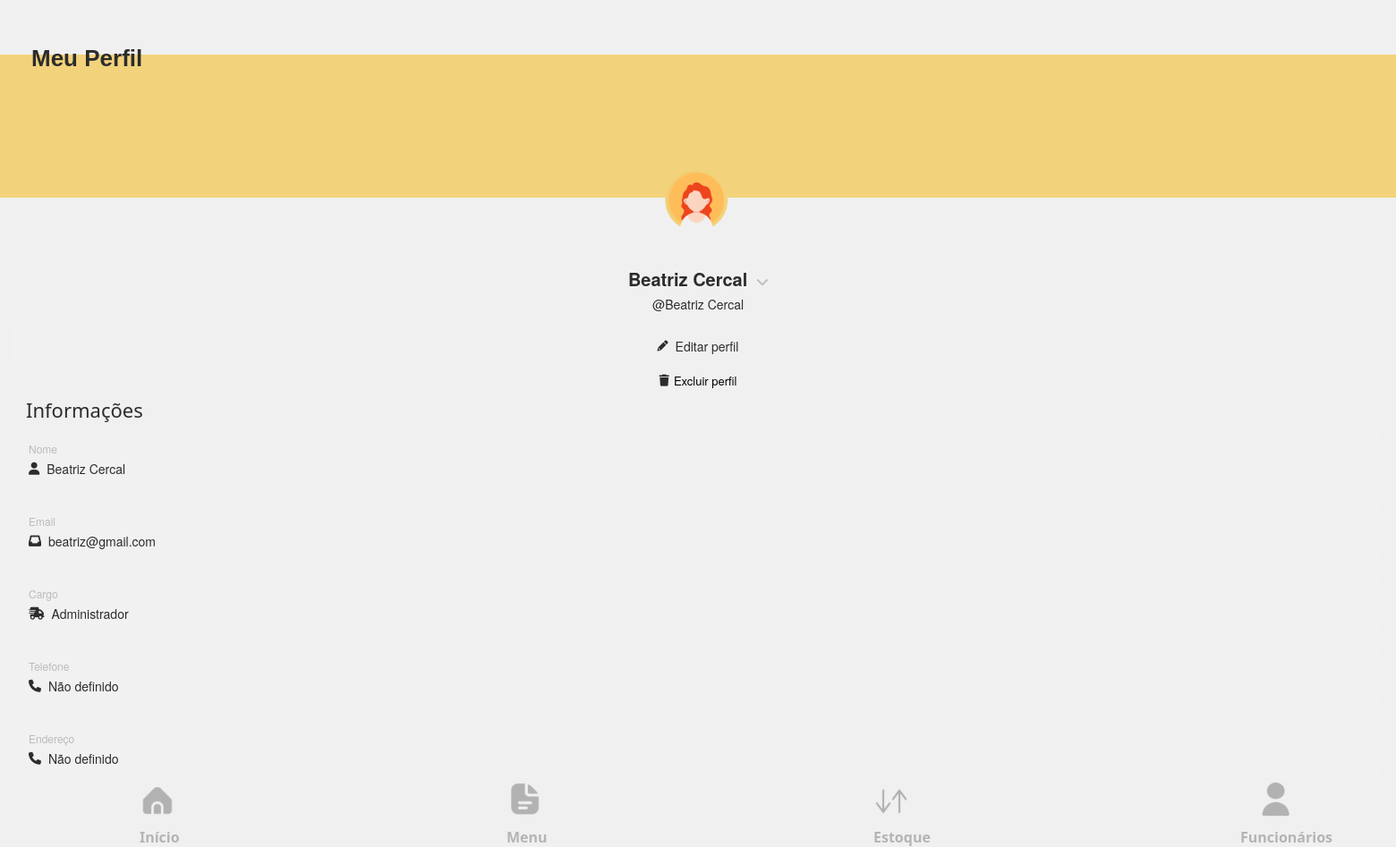
/public/meu_perfil_beta.php (signed in), run on the app's committed database.
### tables this page shows
CREATE TABLE IF NOT EXISTS `usuarios` (
    `idusuarios` INT PRIMARY KEY NOT NULL AUTO_INCREMENT,
    `nome_usuarios` VARCHAR(87) NOT NULL,
    `email_usuarios` VARCHAR(87) NOT NULL UNIQUE,
    `senha_usuarios` VARCHAR(87) NOT NULL,
    `cpf_usuarios` CHAR(11) NOT NULL,
    `perfil` ENUM('Gestor', 'Usuario', 'Administrador') NOT NULL DEFAULT 'usuario',
    `foto_usuarios` VARCHAR(255) DEFAULT NULL,
    telefone_usuario VARCHAR(20) NULL,
	endereco_usuario VARCHAR(255) NULL
);

### public/meu_perfil_beta.php (the view, shortened to what this page needs)
<?php
require_once(__DIR__ . '/../db/conn.php');
$email = $_SESSION["email_usuarios"];
$stmt = $conn->prepare("SELECT nome_usuarios, foto_usuarios, telefone_usuario, endereco_usuario, perfil
                        FROM usuarios
                        WHERE email_usuarios = ?");
$stmt->bind_param("s", $email);
$stmt->execute();
$resultado = $stmt->get_result();
$dados = $resultado->fetch_assoc();
$nome_usuarios    = $dados["nome_usuarios"] ?? "Usuário";
$foto_usuarios    = $dados["foto_usuarios"] ?? "";
$telefone_usuario = $dados["telefone_usuario"] ?? "Não definido";
$endereco_usuario = $dados["endereco_usuario"] ?? "Não definido";
$perfil           = $dados["perfil"] ?? "Não definido";
?>
<!DOCTYPE html>
<html lang="pt-BR">
<head>
    <link rel="stylesheet" href="https://cdnjs.cloudflare.com/ajax/libs/font-awesome/6.0.0-beta3/css/all.min.css">
    <link rel="stylesheet" href="../style/meu_perfil_beta.css">
</head>
<body>
    <a href="./dashboard.html" style=" text-decoration: none;">
        <h1 id="title">Meu Perfil</h1>
    </a>
    <div class="profile-container">
        <div class="banner"></div>
        <div class="profile-picture-container">
            <div class="profile-picture">
                <?php if (!empty($foto_usuarios)): ?>
                    <img src="<?php echo htmlspecialchars('./uploads/' . $foto_usuarios); ?>" alt="Profile Picture" id="profile-photo">
                <?php else: ?>
                    <img src="../src/assets/images/profile-login.png" alt="Profile Picture" id="profile-photo">
                <?php endif; ?>
            </div>
        </div>
        <div class="user-info">
            <div class="username">
                <h2><?php echo $nome_usuarios ?> <i class="fas fa-chevron-down"></i></h2>
            </div>
            <div class="nickname">
                <p>@<?php echo $nome_usuarios ?></p>
            </div>
        </div>
        <button class="edit-profile" type="submit" onclick="mudarFoto()" style="cursor: pointer;">
            <i class="fas fa-pencil-alt"></i> <a href="editar_meu_perfil_beta.php" style="text-decoration: none;"">Editar perfil</a>
            <form action=" excluir_dados_perfil.php" method="post"
                onsubmit="return confirm('Tem certeza que deseja excluir sua conta? Esta ação não pode ser desfeita?');"
                style="text-align:center; margin-top:10px;">
                <button type="submit"
                    style="background-color:#f0f0f0; color:black; border:none; padding:8px 12px;
                   border-radius:5px; cursor:pointer; font-size:13px; display:flex;
                   align-items:center; justify-content:center; gap:5px;">
                    <i class="fas fa-trash"></i> Excluir perfil
                </button>
                </form>
        </button>
        <div class="info">
            <p>Informações</p>
        </div>
        <div class="info-section">
            <div class="section-title">Nome</div>
            <div class="section-content">
                <i class="fa-solid fa-user"></i> <?php echo $nome_usuarios ?>
            </div>
        </div>
        <div class="info-section">
            <div class="section-title">Email</div>
            <div class="section-content">
                <i class="fa-solid fa-inbox"></i> <?php echo $email ?>
            </div>
        </div>
        <div class="info-section">
            <div class="section-title">Cargo</div>
            <div class="section-content">
                <i class="fa-solid fa-truck-fast"></i> <?php echo $perfil ?>
            </div>
        </div>
        <div class="info-section">
            <div class="section-title">Telefone</div>
            <div class="section-content">
                <i class="fa-solid fa-phone"></i> <?php echo $telefone_usuario ?>
            </div>
        </div>
        <div class="info-section">
            <div class="section-title">Endereço</div>
            <div class="section-content">
                <i class="fa-solid fa-phone"></i> <?php echo $endereco_usuario ?>
            </div>
        </div>
    </div>
    <div class="container-menu-bar" style="position: relative; bottom: 69px;">
        <div class="sections-menu-bar" id="press-effect">
            <img src="../src/assets/images/inicio-bar.png" alt="">
            <div id="incio">
                <a href="../public/pagina_inicial.php"><span>Início</span></a>
            </div>
        </div>
        <div class="sections-menu-bar" id="press-effect">
            <img src="../src/assets/images/menu-bar.png" alt="">
            <a href="../public/documentacoes.html"><span>Menu</span></a>
        </div>
        <div class="sections-menu-bar" id="press-effect">
            <img src="../src/assets/images/estoque-bar.png" alt="">
            <a href="../public/relatorios_e_analises.html"><span>Estoque</span></a>
        </div>
        <div class="sections-menu-bar" id="press-effect">
            <div id="funcionarios"><img src="../src/assets/images/funcionarios-bar.png" alt=""></div>
            <a href="../public/funcionarios.php"><span>Funcionários</span></a>
        </div>
    </div>
</body>
</html>

### style/meu_perfil_beta.css (style rules this page uses)
* { margin: 0; padding: 0; box-sizing: border-box; font-family: 'Helvetica Neue', Helvetica, Arial, sans-serif; color: #2C2C2C; }
body { background-color: #F0F0F0; height: 100vh; display: flex; flex-direction: column; overflow: hidden; }
.info p { font-family: system-ui, -apple-system, BlinkMacSystemFont, 'Segoe UI', Roboto, Oxygen, Ubuntu, Cantarell, 'Open Sans', 'Helvetica Neue', sans-serif; margin-left: 29px; font-size: 22px; }
.profile-container { flex: 1; display: flex; flex-direction: column; max-width: 100%; position: relative; padding-bottom: 60px; }
.banner { height: 20vh; background-color: rgb(242, 211, 124); background-size: cover; background-position: center; position: relative; }
.profile-picture-container { padding: 0 16px; margin-top: -50px; position: relative; justify-items: center; }
.profile-picture { position: relative; width: 100px; height: 100px; }
.profile-picture img { width: 100%; height: 100%; border-radius: 50%; color: #2c2c2c; object-fit: cover; }
.user-info { padding: 16px; margin-top: 10px; justify-items: center; }
.username { display: flex; align-items: center; margin-bottom: 4px; }
.username h2 { font-size: 20px; font-weight: 600; }
.username i { font-size: 14px; margin-left: 5px; color: #b9bbbe; }
.nickname { color: #b9bbbe; font-size: 14px; }
.edit-profile { background: rgba(255, 255, 255, 0.05); border: 1px solid rgba(255, 255, 255, 0.1); padding: 10px 16px; border-radius: 4px; margin: 0 16px; font-size: 14px; font-weight: 500; display: flex; align-items: center; justify-content: center; cursor: pointer; transition: background 0.2s; }
.edit-profile i { margin-right: 8px; font-size: 12px; }
.info-section, .action-section { background: rgba(255, 255, 255, 0.05); border-radius: 8px; margin: 8px 16px; padding: 12px 16px; }
.section-title { color: #b9bbbe; font-size: 12px; margin-bottom: 4px; }
.section-content { display: flex; align-items: center; font-size: 14px; }
.section-content i { margin-right: 8px; color: #2c2c2c; }
.container-menu-bar { position: relative; bottom: 65px; display: flex; justify-content: center; width: 100vw; height: 60px; gap: 350px; }
.sections-menu-bar { position: relative; left: 6px; width: 50px; height: 50px; margin-left: 10px; opacity: 0.3; }
.sections-menu-bar span { position: relative; left: 5px; font-family: system-ui, -apple-system, BlinkMacSystemFont, 'Segoe UI', Roboto, Oxygen, Ubuntu, Cantarell, 'Open Sans', 'Helvetica Neue', sans-serif; font-weight: 600; }
.sections-menu-bar a { text-decoration: none; }
.container-menu-bar img { width: 100%; }
#funcionarios { position: relative; left: 20px; }
h1 { position: relative; left: 35px; font-family: Arial, Helvetica, sans-serif; font-size: 26px; font-weight: bold; top: 20px; z-index: 1; }

### data on the page
usuarios: nome_usuarios "Beatriz Cercal", perfil "Administrador", telefone_usuario "Não definido", endereco_usuario "Não definido"

### other printed values
$email "beatriz@gmail.com"
